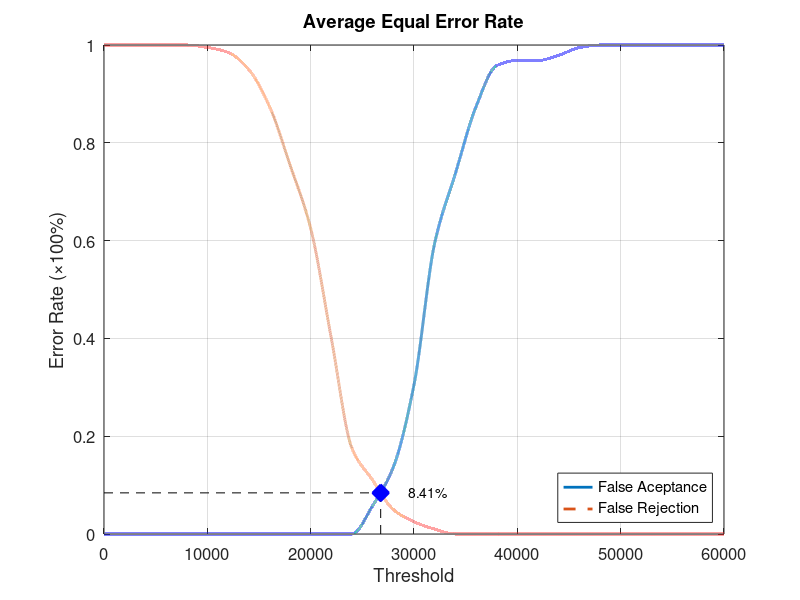
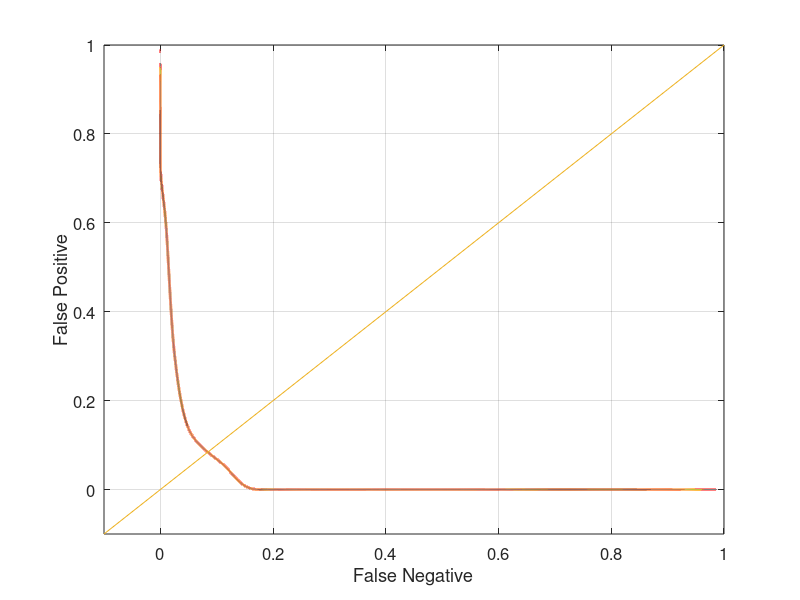

Write MATLAB code to recreate these figures, in order.
function yEER = Database2_3
close all;
clear;
clc;
x = 0:2000:60000;
xq = 0:0.5:60000;

y0 = [0 0 0 0 0 0 0 0 0 0 0 0 0 0.0578947 0.136842 0.305263 0.594737 0.736842 0.873684 0.957895 0.968421 0.968421 0.978947 0.994737 1 1 1 1 1 1 1];
yy0 = interp1(x, y0, xq, 'pchip');
y1 = [1 1 1 1 1 0.995 0.985 0.95 0.875 0.755 0.625 0.4 0.175 0.11 0.05 0.025 0.01 0 0 0 0 0 0 0 0 0 0 0 0 0 0];
yy1 = interp1(x, y1, xq, 'pchip');

% Calculating EER: 
y2 = abs(y0 - y1);
find(y2 == min(y2))
yy2 = abs(yy0 - yy1);
xEER = find(yy2 == min(yy2));
xEERIndex = xq(xEER) % X-axis EER
yEER = yy0(xEER) % Y-axis EER

main = figure
plot(xq, yy0,'-','LineWidth', 2);	hold on
plot(xq, yy1,'--','LineWidth', 2);	hold on
plot([xEERIndex xEERIndex], [0 yEER], 'k--');	hold on
plot([0 xEERIndex], [yEER yEER], 'k--');	hold on
plot(xEERIndex, yEER, 'bx', 'LineWidth', 10);	hold on
text(xEERIndex + 10 * xEERIndex / 100, yEER, [num2str(round((10000 * yEER)) / 100) '%'])
legend('False Aceptance', 'False Rejection', 'Location', 'SouthEast')
xlabel('Threshold')
ylabel('Error Rate (\times100%)')
title('Average Equal Error Rate')
set(gca, 'FontSize', 12)
axis([0 60000 0 1])
grid on

print(main, 'Database2_3Main', '-dpng');
FNRxFPR = figure('Color', [1 1 1]);
plot(yy1, yy0, '-', yy1, yy0, 'LineWidth', 2);
hold on
y = -0.1:0.1:1
plot(y, y); 
set(gca, 'FontSize', 12)
xlabel('False Negative')
ylabel('False Positive')
axis([-0.1 1 -0.1 1])
set(gca, 'FontSize', 12)
grid on

print(FNRxFPR, 'Database2_3FNRxFPR','-dpng');
end
